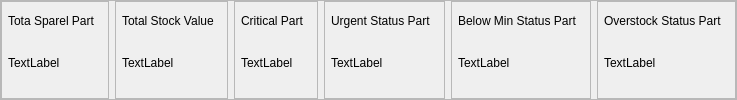
                <widget class="QFrame" name="frame_22">
                 <property name="sizePolicy">
                  <sizepolicy hsizetype="Preferred" vsizetype="Maximum">
                   <horstretch>0</horstretch>
                   <verstretch>0</verstretch>
                  </sizepolicy>
                 </property>
                 <property name="minimumSize">
                  <size>
                   <width>0</width>
                   <height>100</height>
                  </size>
                 </property>
                 <property name="maximumSize">
                  <size>
                   <width>16777215</width>
                   <height>200</height>
                  </size>
                 </property>
                 <property name="frameShape">
                  <enum>QFrame::StyledPanel</enum>
                 </property>
                 <property name="frameShadow">
                  <enum>QFrame::Raised</enum>
                 </property>
                 <layout class="QHBoxLayout" name="horizontalLayout_14">
                  <property name="spacing">
                   <number>6</number>
                  </property>
                  <property name="leftMargin">
                   <number>0</number>
                  </property>
                  <property name="topMargin">
                   <number>0</number>
                  </property>
                  <property name="rightMargin">
                   <number>0</number>
                  </property>
                  <property name="bottomMargin">
                   <number>0</number>
                  </property>
                  <item>
                   <widget class="QFrame" name="SP_total_part_frame">
                    <property name="frameShape">
                     <enum>QFrame::StyledPanel</enum>
                    </property>
                    <property name="frameShadow">
                     <enum>QFrame::Raised</enum>
                    </property>
                    <layout class="QGridLayout" name="gridLayout_4">
                     <property name="leftMargin">
                      <number>6</number>
                     </property>
                     <property name="topMargin">
                      <number>6</number>
                     </property>
                     <property name="rightMargin">
                      <number>6</number>
                     </property>
                     <property name="bottomMargin">
                      <number>6</number>
                     </property>
                     <property name="spacing">
                      <number>0</number>
                     </property>
                     <item row="0" column="0">
                      <widget class="QLabel" name="label_25">
                       <property name="sizePolicy">
                        <sizepolicy hsizetype="Preferred" vsizetype="Maximum">
                         <horstretch>0</horstretch>
                         <verstretch>0</verstretch>
                        </sizepolicy>
                       </property>
                       <property name="maximumSize">
                        <size>
                         <width>16777215</width>
                         <height>25</height>
                        </size>
                       </property>
                       <property name="text">
                        <string>Tota Sparel Part</string>
                       </property>
                      </widget>
                     </item>
                     <item row="0" column="1" rowspan="2">
                      <widget class="QLabel" name="SP_total_part_ico">
                       <property name="text">
                        <string/>
                       </property>
                      </widget>
                     </item>
                     <item row="1" column="0">
                      <widget class="QLabel" name="SP_total_part_value">
                       <property name="text">
                        <string>TextLabel</string>
                       </property>
                      </widget>
                     </item>
                    </layout>
                   </widget>
                  </item>
                  <item>
                   <widget class="QFrame" name="SP_total_cost_frame">
                    <property name="frameShape">
                     <enum>QFrame::StyledPanel</enum>
                    </property>
                    <property name="frameShadow">
                     <enum>QFrame::Raised</enum>
                    </property>
                    <layout class="QGridLayout" name="gridLayout_5">
                     <property name="leftMargin">
                      <number>6</number>
                     </property>
                     <property name="topMargin">
                      <number>6</number>
                     </property>
                     <property name="rightMargin">
                      <number>6</number>
                     </property>
                     <property name="bottomMargin">
                      <number>6</number>
                     </property>
                     <property name="spacing">
                      <number>0</number>
                     </property>
                     <item row="0" column="0">
                      <widget class="QLabel" name="label_105">
                       <property name="sizePolicy">
                        <sizepolicy hsizetype="Preferred" vsizetype="Maximum">
                         <horstretch>0</horstretch>
                         <verstretch>0</verstretch>
                        </sizepolicy>
                       </property>
                       <property name="maximumSize">
                        <size>
                         <width>16777215</width>
                         <height>25</height>
                        </size>
                       </property>
                       <property name="text">
                        <string>Total Stock Value</string>
                       </property>
                      </widget>
                     </item>
                     <item row="0" column="1" rowspan="2">
                      <widget class="QLabel" name="SP_total_cost_ico">
                       <property name="text">
                        <string/>
                       </property>
                       <property name="scaledContents">
                        <bool>false</bool>
                       </property>
                       <property name="alignment">
                        <set>Qt::AlignCenter</set>
                       </property>
                      </widget>
                     </item>
                     <item row="1" column="0">
                      <widget class="QLabel" name="SP_total_cost_value">
                       <property name="text">
                        <string>TextLabel</string>
                       </property>
                      </widget>
                     </item>
                    </layout>
                   </widget>
                  </item>
                  <item>
                   <widget class="QFrame" name="SP_critical_part_frame">
                    <property name="frameShape">
                     <enum>QFrame::StyledPanel</enum>
                    </property>
                    <property name="frameShadow">
                     <enum>QFrame::Raised</enum>
                    </property>
                    <layout class="QGridLayout" name="gridLayout_6">
                     <property name="leftMargin">
                      <number>6</number>
                     </property>
                     <property name="topMargin">
                      <number>6</number>
                     </property>
                     <property name="rightMargin">
                      <number>6</number>
                     </property>
                     <property name="bottomMargin">
                      <number>6</number>
                     </property>
                     <property name="spacing">
                      <number>0</number>
                     </property>
                     <item row="0" column="0">
                      <widget class="QLabel" name="label_110">
                       <property name="sizePolicy">
                        <sizepolicy hsizetype="Preferred" vsizetype="Maximum">
                         <horstretch>0</horstretch>
                         <verstretch>0</verstretch>
                        </sizepolicy>
                       </property>
                       <property name="maximumSize">
                        <size>
                         <width>16777215</width>
                         <height>25</height>
                        </size>
                       </property>
                       <property name="text">
                        <string>Critical Part</string>
                       </property>
                      </widget>
                     </item>
                     <item row="0" column="1" rowspan="2">
                      <widget class="QLabel" name="SP_critical_part_value">
                       <property name="text">
                        <string/>
                       </property>
                      </widget>
                     </item>
                     <item row="1" column="0">
                      <widget class="QLabel" name="SP_critical_part_ico">
                       <property name="text">
                        <string>TextLabel</string>
                       </property>
                      </widget>
                     </item>
                    </layout>
                   </widget>
                  </item>
                  <item>
                   <widget class="QFrame" name="SP_urgent_part_frame">
                    <property name="frameShape">
                     <enum>QFrame::StyledPanel</enum>
                    </property>
                    <property name="frameShadow">
                     <enum>QFrame::Raised</enum>
                    </property>
                    <layout class="QGridLayout" name="gridLayout_7">
                     <property name="leftMargin">
                      <number>6</number>
                     </property>
                     <property name="topMargin">
                      <number>6</number>
                     </property>
                     <property name="rightMargin">
                      <number>6</number>
                     </property>
                     <property name="bottomMargin">
                      <number>6</number>
                     </property>
                     <property name="spacing">
                      <number>0</number>
                     </property>
                     <item row="0" column="0">
                      <widget class="QLabel" name="label_112">
                       <property name="sizePolicy">
                        <sizepolicy hsizetype="Preferred" vsizetype="Maximum">
                         <horstretch>0</horstretch>
                         <verstretch>0</verstretch>
                        </sizepolicy>
                       </property>
                       <property name="maximumSize">
                        <size>
                         <width>16777215</width>
                         <height>25</height>
                        </size>
                       </property>
                       <property name="text">
                        <string>Urgent Status Part</string>
                       </property>
                      </widget>
                     </item>
                     <item row="0" column="1" rowspan="2">
                      <widget class="QLabel" name="SP_urgent_part_value">
                       <property name="text">
                        <string/>
                       </property>
                      </widget>
                     </item>
                     <item row="1" column="0">
                      <widget class="QLabel" name="SP_urgent_part_ico">
                       <property name="text">
                        <string>TextLabel</string>
                       </property>
                      </widget>
                     </item>
                    </layout>
                   </widget>
                  </item>
                  <item>
                   <widget class="QFrame" name="SP_below_min_part_frame">
                    <property name="frameShape">
                     <enum>QFrame::StyledPanel</enum>
                    </property>
                    <property name="frameShadow">
                     <enum>QFrame::Raised</enum>
                    </property>
                    <layout class="QGridLayout" name="gridLayout_8">
                     <property name="leftMargin">
                      <number>6</number>
                     </property>
                     <property name="topMargin">
                      <number>6</number>
                     </property>
                     <property name="rightMargin">
                      <number>6</number>
                     </property>
                     <property name="bottomMargin">
                      <number>6</number>
                     </property>
                     <property name="spacing">
                      <number>0</number>
                     </property>
                     <item row="0" column="0">
                      <widget class="QLabel" name="label_116">
                       <property name="sizePolicy">
                        <sizepolicy hsizetype="Preferred" vsizetype="Maximum">
                         <horstretch>0</horstretch>
                         <verstretch>0</verstretch>
                        </sizepolicy>
                       </property>
                       <property name="maximumSize">
                        <size>
                         <width>16777215</width>
                         <height>25</height>
                        </size>
                       </property>
                       <property name="text">
                        <string>Below Min Status Part</string>
                       </property>
                      </widget>
                     </item>
                     <item row="0" column="1" rowspan="2">
                      <widget class="QLabel" name="SP_below_min_part_value">
                       <property name="text">
                        <string/>
                       </property>
                      </widget>
                     </item>
                     <item row="1" column="0">
                      <widget class="QLabel" name="SP_below_min_part_ico">
                       <property name="text">
                        <string>TextLabel</string>
                       </property>
                      </widget>
                     </item>
                    </layout>
                   </widget>
                  </item>
                  <item>
                   <widget class="QFrame" name="SP_overstock_part_frame">
                    <property name="frameShape">
                     <enum>QFrame::StyledPanel</enum>
                    </property>
                    <property name="frameShadow">
                     <enum>QFrame::Raised</enum>
                    </property>
                    <layout class="QGridLayout" name="gridLayout_9">
                     <property name="leftMargin">
                      <number>6</number>
                     </property>
                     <property name="topMargin">
                      <number>6</number>
                     </property>
                     <property name="rightMargin">
                      <number>6</number>
                     </property>
                     <property name="bottomMargin">
                      <number>6</number>
                     </property>
                     <property name="spacing">
                      <number>0</number>
                     </property>
                     <item row="0" column="1" rowspan="2">
                      <widget class="QLabel" name="SP_overstock_part_value">
                       <property name="text">
                        <string/>
                       </property>
                      </widget>
                     </item>
                     <item row="1" column="0">
                      <widget class="QLabel" name="SP_overstock_part_ico">
                       <property name="text">
                        <string>TextLabel</string>
                       </property>
                      </widget>
                     </item>
                     <item row="0" column="0">
                      <widget class="QLabel" name="label_125">
                       <property name="sizePolicy">
                        <sizepolicy hsizetype="Preferred" vsizetype="Maximum">
                         <horstretch>0</horstretch>
                         <verstretch>0</verstretch>
                        </sizepolicy>
                       </property>
                       <property name="maximumSize">
                        <size>
                         <width>16777215</width>
                         <height>25</height>
                        </size>
                       </property>
                       <property name="text">
                        <string>Overstock Status Part</string>
                       </property>
                      </widget>
                     </item>
                    </layout>
                   </widget>
                  </item>
                 </layout>
                </widget>
